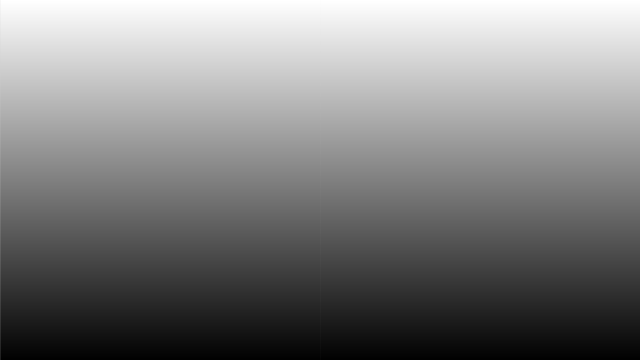
Frame 1 (no input)
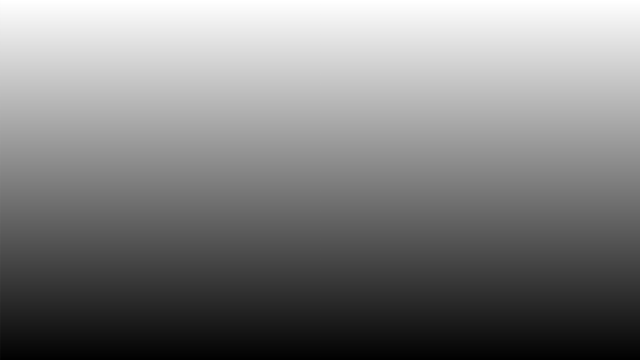
Frame 2 (the mouse pressed at the canvas centre, redrawn once)

The Processing sketch that drew these frames (run headless with seeded random() and noise(); the mouse was pressed at the canvas centre and the sketch redrawn once):

// Processing sketch: gradient_linear
// ── gradient_linear.pde
//SOURCE https://processing.org/examples/lineargradient.html

// Constants
int Y_AXIS = 1;
int X_AXIS = 2;
color b1, b2, c1, c2;

void setup() {
  size(640, 360);

  // Define colors
  b1 = color(255);
  b2 = color(0);
  c1 = color(204, 102, 0);
  c2 = color(0, 102, 153);

  noLoop();
}

void draw() {
  // Background
  setGradient(0, 0, width/2, height, b1, b2, Y_AXIS);
  setGradient(width/2, 0, width/2, height, b1, b2, Y_AXIS);
  // Foreground
  //setGradient(50, 90, 540, 80, c1, c2, Y_AXIS);
  //setGradient(50, 190, 540, 80, c2, c1, X_AXIS);
}

void setGradient(int x, int y, float w, float h, color c1, color c2, int axis ) {

  noFill();

  if (axis == Y_AXIS) {  // Top to bottom gradient
    for (int i = y; i <= y+h; i++) {
      float inter = map(i, y, y+h, 0, 1);
      color c = lerpColor(c1, c2, inter);
      stroke(c);
      line(x, i, x+w, i);
    }
  }  
  else if (axis == X_AXIS) {  // Left to right gradient
    for (int i = x; i <= x+w; i++) {
      float inter = map(i, x, x+w, 0, 1);
      color c = lerpColor(c1, c2, inter);
      stroke(c);
      line(i, y, i, y+h);
    }
  }
}
